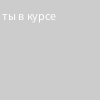
Frame 1 (no input)
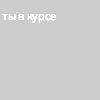
Frame 60 (the mouse pressed at the canvas centre just before this capture)
Frame 120 (the mouse held since frame 60 and released just before this capture): identical to frame 60, image omitted

The Processing sketch that drew these frames (run headless with seeded random() and noise(); from frame 60 on, the mouse is pressed at the canvas centre):

// Processing sketch: w_01_logistic_03
// ── w_01_logistic_03.pde
/*

Далее, читателю предлагается поиграть со значением "x" в коде (ниже). Для первых
семи итераций всё выглядит не особо ужасно при R = 2, разве что если X = 0 или
X = 1 в решениях сплошные нули.

Кстати сказать, в коде я буду отмечать значения, которые интересно покрутить,
символом пустого коммента "//".
 
Пока мы крутили уравнения, автор ввёл новый термин:
"iterated map", переводите его как хотите, смысл его в том, что каждый раз решая
 уравнение на новой итерации мы получаем новое решение x_next, процесс этот
 чем-то напоминает нанесение маршрутных точек на карту. Да, сейчас это так себе
 карта, уравнение-то одно, значит и карта одномерная, это прямая линия, на
 которой мы ставим точки с какими-то координатами, но уверяю вас, дальше будет
 веселее, а термин мы уже ввели. Блин это уже не смешно, с переводом терминов
 надо что-то делать.
 
 */


void setup() {
  float x = 1.1; //
  float R = 2;
  for (int i = 0  ; i < 7; i++) {
    println(i, "iteration, x =", x);
    float x_next = R * x * (1 - x);
    x = x_next;
  }
}


void draw() {
  text("ты в курсе", 2, 20);
}
